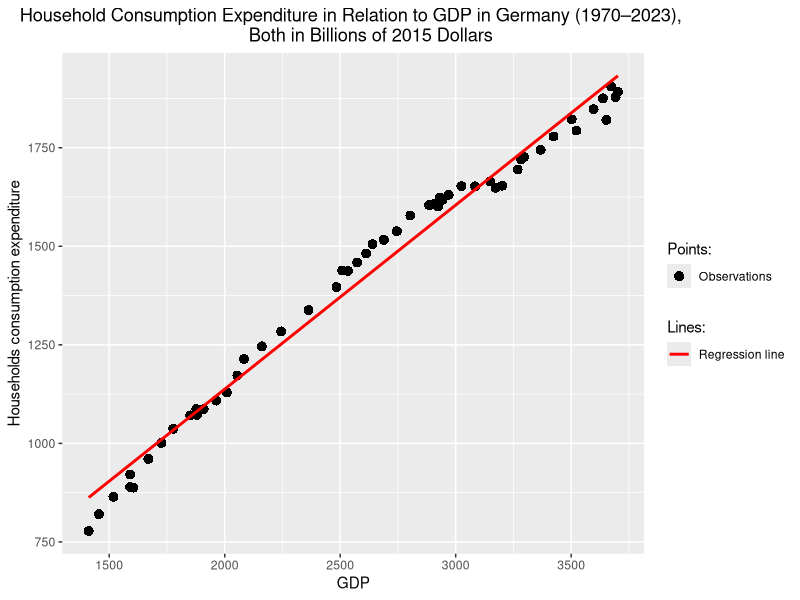

Write the R code that produced this figure.
###############################################################################
#                                                                             #
#        W4479 - Applied project using R, winter semester 2024 / 2025         #
#                                                                             #
#                     Problem 2: Simple Linear Regression                     #
#                                                                             #
###############################################################################

# Information:

# Use this file to save your code for solving Problem 2 of the applied 
# project.
setwd(dirname(rstudioapi::getActiveDocumentContext()$path))

# <------- Start here with your own code --------> # 

# Load libraries

library(ggplot2)
library(dplyr)
#---------------------------------------------------------------  
#------ 2A.Give the source of your data, describe the two variables and create a table
#with the following information for each of the two variables: number of observations,
# minimum value, maximum value, sample mean, sample variance.
#--------------------------------- ------------------------------ 
# Load dataset 
data <- read.csv("P_Data_Extract_From_World_Development_Indicators.csv", sep=";")

# Estructure of dataset
str(data)
# Rename columns for simplicity
colnames(data) <- c("Country","Code", "Year", "Time_Code","Households_consumption_expenditure", "GDP")

# Ensure the dataset has just valid values
data <- data %>% filter(!is.na(Households_consumption_expenditure), !is.na(GDP))

# just for simplicity we ajust both into billions
data$Households_consumption_expenditure_Billions <- data$Households_consumption_expenditure / 1e9
data$GDP_Billions <- data$GDP / 1e9

# Summary statistics for each variables
summary_stats <- data.frame(
  Variable = c("GDP_Billions", "Households_consumption_expenditure_Billions"),
  Observations = c(nrow(data), nrow(data)),
  Minimum = c(min(data$GDP_Billions), min(data$Households_consumption_expenditure_Billions)),
  Maximum = c(max(data$GDP_Billions), max(data$Households_consumption_expenditure_Billions)),
  Mean = c(mean(data$GDP_Billions), mean(data$Households_consumption_expenditure_Billions)),
  Variance = c(var(data$GDP_Billions), var(data$Households_consumption_expenditure_Billions))
)

print(summary_stats)

#---------------------------------------------------------------  
#------ 2B.Fit a simple linear regression model to the data using OLS
#and state the fitted model.
#--------------------------------- ------------------------------ 

# Fit a simple linear regression model
model <- lm(Households_consumption_expenditure_Billions ~ GDP_Billions, data = data)
summary(model)



#---------------------------------------------------------------  
#------ 2C.Show the observations together with the fitted regression line from b) in a single
#graphic. Comment on the fit of the line.
#--------------------------------- ------------------------------ 

# Plot the observations and fitted regression line
plot <- ggplot(data, aes(x = GDP_Billions, y = Households_consumption_expenditure_Billions)) +
  geom_point(aes(shape = "1"), color = "black", size = 3) +
  geom_smooth(aes(linetype = "1"), method = "lm", formula = y ~ x, se = FALSE, color = "red") +
  labs(title = "Household Consumption Expenditure in Relation to GDP in Germany (1970–2023), 
       Both in Billions of 2015 Dollars"
       , x = "GDP", y = "Households consumption expenditure")+
  scale_shape_manual(name = "Points:", values = 16, labels = "Observations") +
  scale_linetype_manual(name = "Lines:", values = 1, labels = "Regression line")+
  theme(
    plot.title = element_text(hjust = 0.5)  # Center the title
  )

# Print the graphic.! 
print(plot)



#---------------------------------------------------------------  
#------ 2d) Interpret both the estimated intercept and the estimated slope from the model fitted
# in b). Comment on whether or not these interpretations are logical.
#--------------------------------- ------------------------------ 

intercept <- coef(model)[1]
slope <- coef(model)[2]
cat("Intercept:", intercept, "\n")
cat("Slope:", slope, "\n")


regr_summary <- summary(model)
print(regr_summary)



r2 <- regr_summary$r.squared
RSS <- sum(model$residuals^2)
TSS <- sum((data$GDP_Billions - mean(data$Households_consumption_expenditure_Billions))^2)
ESS <- r2 / (1 - r2) * RSS      # calculate ESS from RSS and r^2
round(c(r.squared = r2, RSS = RSS, ESS = ESS), digits = 3)


#---------------------------------------------------------------  
#------ 2f) State the (approximate) 99%-confidence interval both for β1, i.e. the intercept, and
# β2, i.e. the slope.
#--------------------------------- ------------------------------ 

# Degrees of freedom
n <- nrow(data)
df <- n - 2

# Critical t-value for 99% confidence interval (two-tailed)
t.99 <- qt(0.995, df = df)

# Intercept (β1)
b1 <- coef(model)[[1]]
se.b1 <- summary(model)$coefficients[1, 2]
b1.low <- b1 - t.99 * se.b1
b1.high <- b1 + t.99 * se.b1

# Slope (B2)
b2 <- coef(model)[[2]]
se.b2 <- summary(model)$coefficients[2, 2]
b2.low <- b2 - t.99 * se.b2
b2.high <- b2 + t.99 * se.b2

# Combine confidence intervals
confint_99 <- data.frame(
  Coefficient = c("Intercept (B1)", "Slope (B2)"),
  `Lower Bound (0.005)` = c(b1.low, b2.low),
  Estimate = c(b1, b2),
  `Upper Bound (0.995)` = c(b1.high, b2.high)
)
print(confint_99)


#---------------------------------------------------------------  
#------ 2g) Conduct a one-tail hypothesis test with regard to the slope at a significance level of
# 5% with self-selected null and alternative hypotheses.
#--------------------------------- ------------------------------ 

t_value <- b2 / se.b2  # Calculate t-statistic

# One-tail hypothesis test: Calculate the critical value and p-value
alpha <- 0.05
critical_t <- qt(1 - alpha, df)        # Critical t-value for one-tail test
p_value_test <- pt(t_value, df, lower.tail = FALSE)  # One-tail p-value

# Output results
list(t_value = t_value, critical_t = critical_t, p_value_test = p_value_test)
